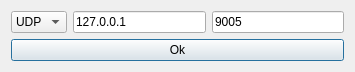
<?xml version="1.0" encoding="UTF-8"?>
<ui version="4.0">
 <class>FmvOpenStream</class>
 <widget class="QDialog" name="FmvOpenStream">
  <property name="geometry">
   <rect>
    <x>0</x>
    <y>0</y>
    <width>355</width>
    <height>71</height>
   </rect>
  </property>
  <property name="minimumSize">
   <size>
    <width>0</width>
    <height>0</height>
   </size>
  </property>
  <property name="windowTitle">
   <string>Open Stream</string>
  </property>
  <property name="windowIcon">
   <iconset resource="resources.qrc">
    <normaloff>:/imgFMV/images/stream.png</normaloff>:/imgFMV/images/stream.png</iconset>
  </property>
  <property name="locale">
   <locale language="English" country="UnitedStates"/>
  </property>
  <layout class="QVBoxLayout" name="verticalLayout">
   <item>
    <layout class="QHBoxLayout" name="horizontalLayout_2">
     <item>
      <widget class="QComboBox" name="cmb_protocol">
       <property name="cursor">
        <cursorShape>IBeamCursor</cursorShape>
       </property>
       <item>
        <property name="text">
         <string>UDP</string>
        </property>
       </item>
       <item>
        <property name="text">
         <string>TCP</string>
        </property>
       </item>
      </widget>
     </item>
     <item>
      <widget class="QLineEdit" name="ln_host">
       <property name="text">
        <string>127.0.0.1</string>
       </property>
       <property name="placeholderText">
        <string>127.0.0.1</string>
       </property>
      </widget>
     </item>
     <item>
      <widget class="QLineEdit" name="ln_port">
       <property name="inputMethodHints">
        <set>Qt::ImhNone</set>
       </property>
       <property name="text">
        <string>9005</string>
       </property>
       <property name="placeholderText">
        <string>9005</string>
       </property>
      </widget>
     </item>
    </layout>
   </item>
   <item>
    <layout class="QHBoxLayout" name="horizontalLayout_3">
     <item>
      <widget class="QPushButton" name="btn_Open">
       <property name="cursor">
        <cursorShape>PointingHandCursor</cursorShape>
       </property>
       <property name="text">
        <string>Ok</string>
       </property>
      </widget>
     </item>
    </layout>
   </item>
  </layout>
 </widget>
 <resources>
  <include location="resources.qrc"/>
 </resources>
 <connections>
  <connection>
   <sender>btn_Open</sender>
   <signal>clicked(bool)</signal>
   <receiver>FmvOpenStream</receiver>
   <slot>OpenStream(bool)</slot>
   <hints>
    <hint type="sourcelabel">
     <x>93</x>
     <y>86</y>
    </hint>
    <hint type="destinationlabel">
     <x>6</x>
     <y>58</y>
    </hint>
   </hints>
  </connection>
 </connections>
 <slots>
  <slot>OpenStream(bool)</slot>
 </slots>
</ui>
